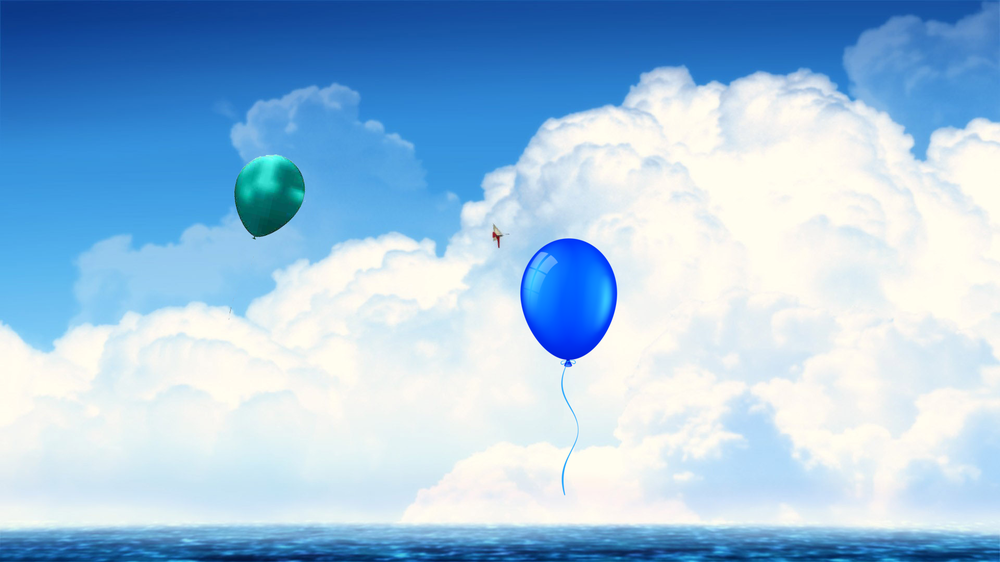
#> input picture image.png, 1000 x 562 px, shrunk from 1920 x 1080 before the run
$ python main.py
#> lines starting #> are read from the running program, lines starting #| are printed output that depends on the picture; after the words box and inside, x2 and y2 are one past the last pixel; in counts of white or black regions, pixels touching at a corner belong together
import cv2

img = cv2.imread('image.png')
#> img is the input picture: shape (562, 1000, 3); mean B, G, R 224.4, 195, 160.3
gray_img = cv2.cvtColor(img, cv2.COLOR_BGR2GRAY)
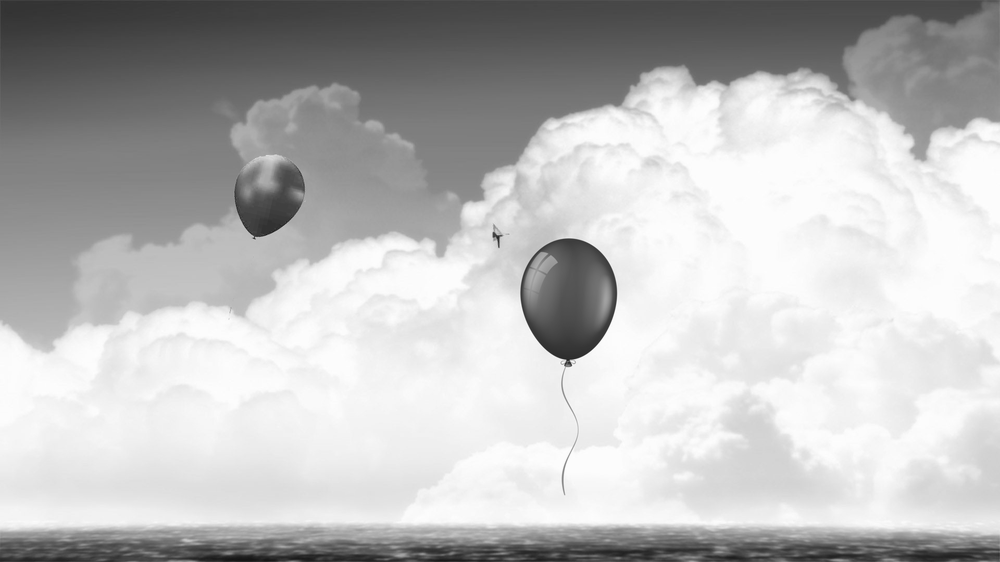
#> gray_img: shape (562, 1000); min 21, max 254, mean 187.9

haar_cascade = cv2.CascadeClassifier('cascade/cascade.xml')
detections = haar_cascade.detectMultiScale(gray_img)
#> detections = [[180, 155, 163, 163], [450, 232, 239, 239]]

for (x, y, w, h) in detections:
    cv2.rectangle(img, (x, y), (x + w, y + h), (0, 255, 0), 2)
#> this loop made 2 passes
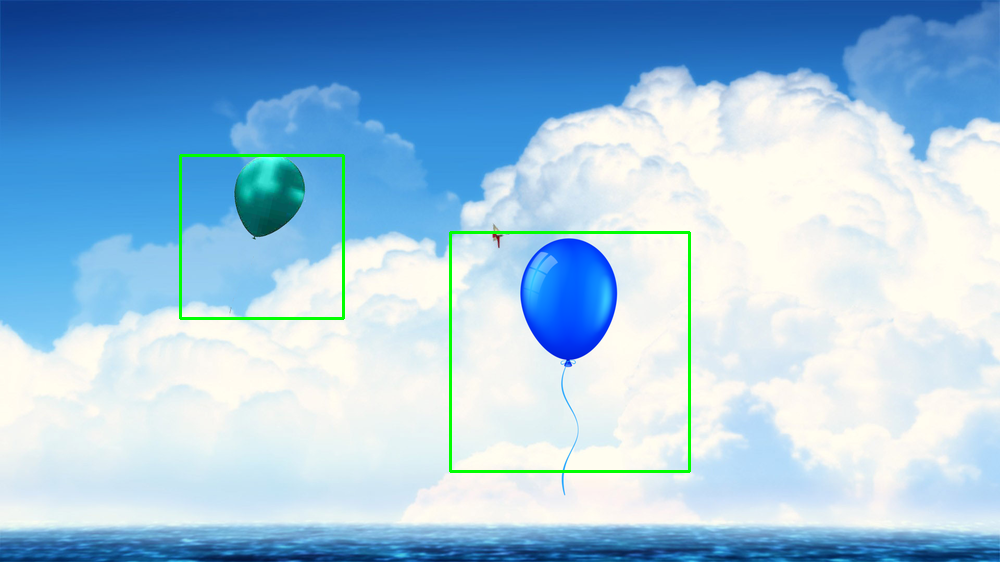
#> img: shape (562, 1000, 3); 0.86% of pixels changed, all inside (x1, y1, x2, y2) = (179, 154, 691, 473)

cv2.imshow('Detected objects', img)
cv2.waitKey(0)
